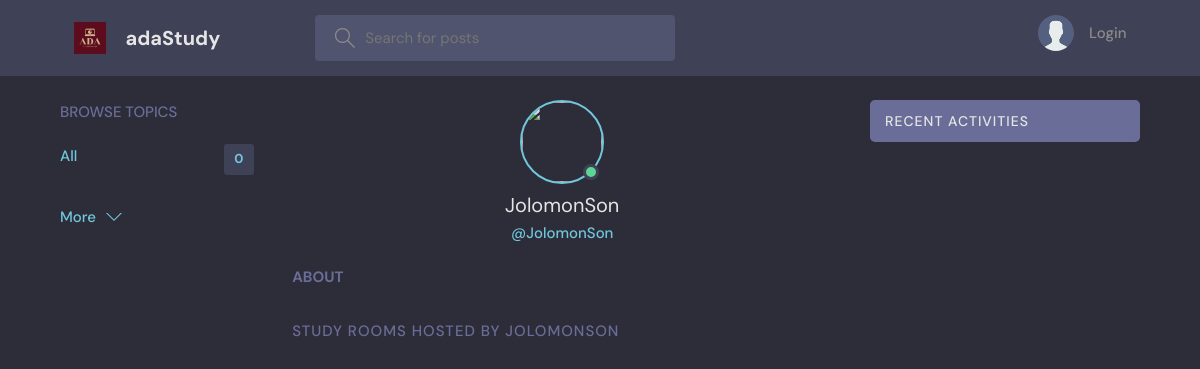
Before: /profile/4/ with the older database file.
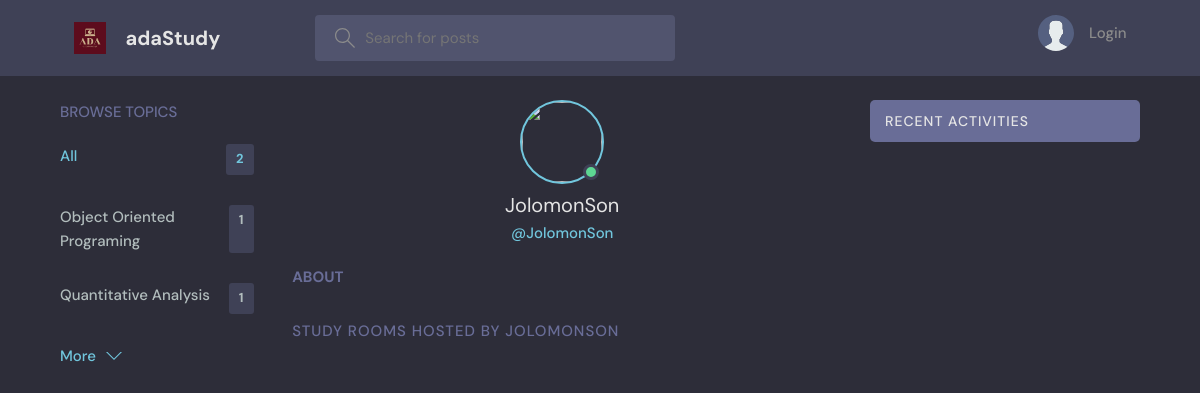
After: the same page with the newer database file.
### base/models.py (models this page shows, shortened)
class Topic(models.Model):
    name = models.CharField(max_length=200)

### base/views.py (the view)
# urls.py: path('profile/<str:pk>/', views.userProfile, name="user-profile"),
def userProfile(request, pk):
    user = User.objects.get(id=pk)
    rooms = user.room_set.all()
    room_messages = user.message_set.all()
    topics = Topic.objects.all()
    context = {'user': user, 'rooms': rooms,
               'room_messages': room_messages, 'topics': topics}
    return render(request, 'base/profile.html', context)

### base/templates/base/profile.html (shortened to what this page needs)
{% extends 'main.html' %} {% block content %}
<main class="profile-page layout layout--3">
  <div class="container">
    {% include 'base/topics_component.html'%}
    <div class="roomList">
      <div class="profile">
        <div class="profile__avatar">
          <div class="avatar avatar--large active">
            <img src="{{request.user.avatar.url}}" />
          </div>
        </div>
        <div class="profile__info">
          <h3>{{user.username}}</h3>
          <p>@{{user.username}}</p>
        </div>
        <div class="profile__about">
          <h3>About</h3>
        </div>
      </div>
      <div class="roomList__header">
        <div>
          <h2>Study Rooms Hosted by  {{user.username}}</a>
          </h2>
        </div>
      </div>
    </div>
    {% include 'base/activity_component.html' %}
  </div>
</main>
{% endblock content %}

### base/templates/base/topics_component.html
<div class="topics">
  <div class="topics__header">
    <h2>Browse Topics</h2>
  </div>
  <ul class="topics__list">
    <li>
      <a href="{% url 'home' %}" class="active">All <span>{{topics.count}}</span></a>
    </li>
    {% for topic in topics %}
    <li>
      <a href="{% url 'home' %}?q={{ topic.name }}">{{ topic.name }}<span>{{topic.room_set.all.count}}</span></a>
    </li>
    {% endfor %}
  </ul>
  <a class="btn btn--link" href="{% url 'topics' %}">
            More
            <svg version="1.1" xmlns="http://www.w3.org/2000/svg" width="32" height="32" viewBox="0 0 32 32">
              <title>chevron-down</title>
              <path d="M16 21l-13-13h-3l16 16 16-16h-3l-13 13z"></path>
            </svg>
          </a>
</div>

Changed rows visible on the page:
added Topic: name "Object Oriented Programing", room_set.all.count "1"
added Topic: name "Quantitative Analysis", room_set.all.count "1"
Other visible differences:
{{ topics.count }}: "0" → "2"
